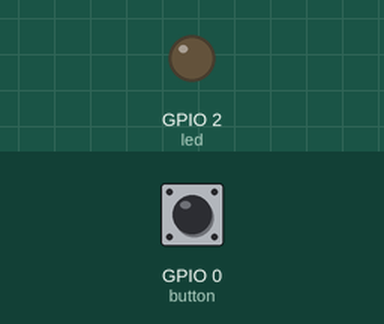
Recording of a program running on a simulated ESP32 board running MicroPython. On the bench: output pins drawn as LEDs (lit = HIGH). The test bench sets the inputs (shaded band); at power-on: GPIO 0 (button) HIGH. What the program prints to the serial console is not drawn.

Above: at 1.2 s.
1.3 s: GPIO 0 (button) pulled LOW for 0.15 s
At 2.2 s:
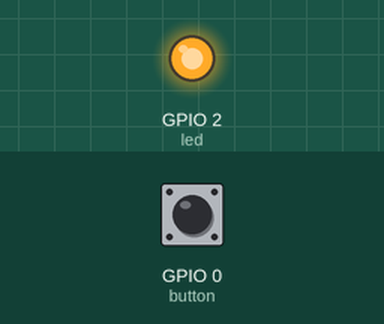
2.9 s: GPIO 0 (button) pulled LOW for 1 s
At 3.6 s:
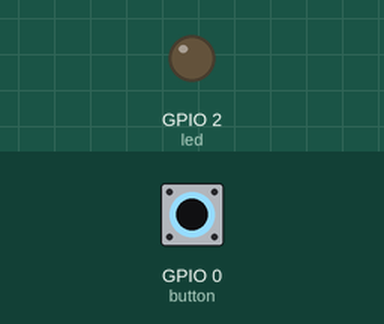
5.4 s: GPIO 0 (button) pulled LOW for 3.2 s
At 5.8 s:
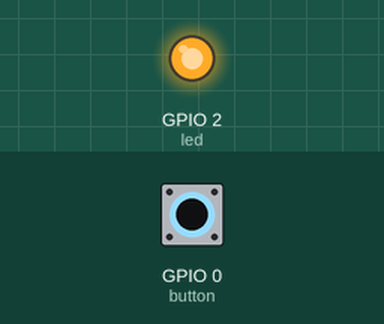
Timing chart, 0 to 8.4 s (numbered marks = the images above; inputs shaded):
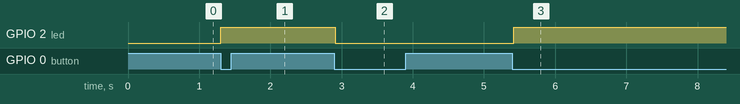

Measured:
- after the input at 1.3 s, GPIO 2 (led): LOW → HIGH at once
- after the input at 2.9 s, GPIO 2 (led): HIGH → LOW at once
- after the input at 5.4 s, GPIO 2 (led): LOW → HIGH at once

The program:

04_button_handling.py
```python
"""
[Tutorial 04] Xử lý nút nhấn (Button) không chặn
Mô tả: Cách đọc trạng thái nút nhấn và chống rung (debounce) hiệu quả bằng asyncio.
"""

import asyncio
from machine import Pin

# Cấu hình nút nhấn (Dùng pull-up nội bộ)
button = Pin(0, Pin.IN, Pin.PULL_UP)
led = Pin(2, Pin.OUT)

async def wait_button():
    """Task theo dõi nút nhấn"""
    print("Đang chờ nhấn nút (Pin 0)...")
    last_state = button.value()

    while True:
        current_state = button.value()

        # Kiểm tra nếu trạng thái thay đổi từ 1 sang 0 (nhấn xuống)
        if last_state == 1 and current_state == 0:
            print("Nút đã được nhấn!")
            led.value(not led.value()) # Đảo trạng thái LED

            # Chống rung (Debounce): Chờ một chút trước khi đọc tiếp
            await asyncio.sleep_ms(200)

        last_state = current_state

        # Luôn cần sleep một chút (dù là rất nhỏ) để nhường CPU cho task khác
        await asyncio.sleep_ms(20)

async def other_bg_task():
    """Một công việc khác chạy nền để chứng minh không bị chặn"""
    count = 0
    while True:
        print(f"Hệ thống vẫn đang hoạt động... ({count})")
        count += 1
        await asyncio.sleep(2)

async def main():
    # Chạy song song cả việc đọc nút và việc nền
    asyncio.create_task(wait_button())
    asyncio.create_task(other_bg_task())

    while True:
        await asyncio.sleep(1)

try:
    asyncio.run(main())
except KeyboardInterrupt:
    print("Dừng chương trình.")
```
